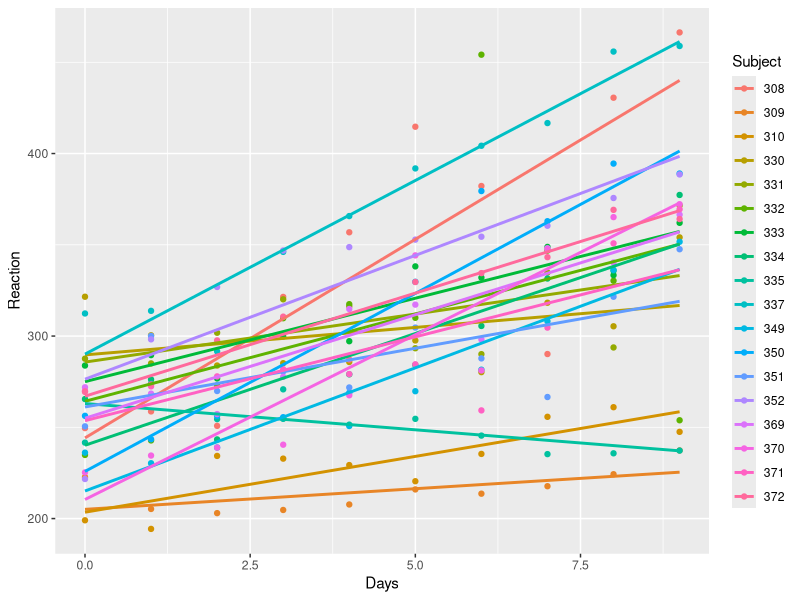

Generate this figure with R:
# Install LME4
#install.packages("lme4") # Uncomment if not installed.
library(lme4)
library(ggplot2)

#help(sleepstudy) # Uncomment to see documentation
head(sleepstudy)

# Let's take a look at the fixed effects
# we can plot the data by days and then grouped by subjects
ggplot(sleepstudy, aes(Days, Reaction, color = Subject)) + 
  geom_point() + geom_smooth(method="lm",se=FALSE)
# What assumption in a regression model are we violating? 

# First let's try the simple linear fit anyways and see what we get
fe.fit = lm(Reaction~Days, data=sleepstudy)
summary(fe.fit)

# Now let's account for the random impact of subject variance on the model
me.fit1 = lmer(Reaction ~ Days + (Days | Subject), data=sleepstudy) # subject intercepts and slopes
# ^^ the same as me.fit1 = lmer(Reaction ~ Days +  (1+Days | Subject), data=sleepstudy) 
me.fit2 = lmer(Reaction ~ Days + (1 | Subject), data=sleepstudy) # only subject intercepts
print("*******me.fit1********")
summary(me.fit1)
print("*******me.fit2********")
summary(me.fit2)

# We will compare the two models using the Akaike information criterion (AIC)
ic = AIC(fe.fit, me.fit1, me.fit2)
ic
diff(ic$AIC)
